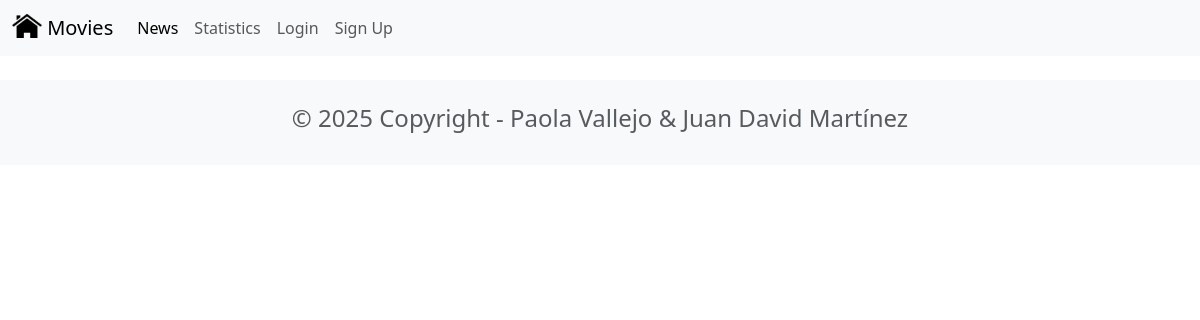
The page /news/ on the database as committed earlier.
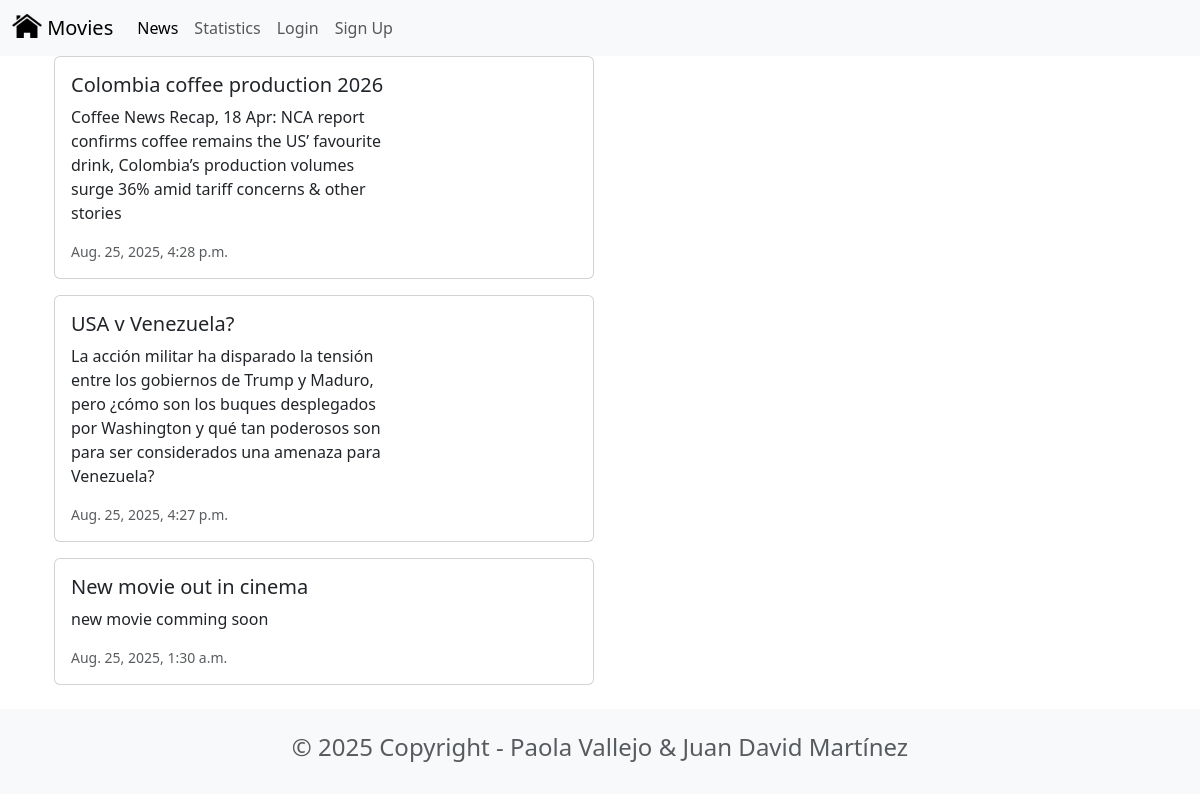
The same page on the database as committed later.
### news/models.py (models this page shows, shortened)
class News(models.Model):
    headline = models.CharField(max_length=200)
    body = models.TextField()
    date = models.DateTimeField()

### news/views.py (the view)
# urls.py: path('news/', include('news.urls',)),
def news(request):
    newss = News.objects.all().order_by('-date')
    return render(request, 'news.html', {'newss': newss})

### news/templates/news.html
{% extends 'base.html' %}
{% block content %}
<div class="container">
    {% for news in newss %}
    <div class="card mb-3" style="max-width: 540px;">
         <div class="row g-0">
            <div class="col-md-8">
                <div class="card-body">
                    <h5 class="card-title">{{ news.headline }}</h5>
                    <p class="card-text">{{ news.body }}</p>
                    <p class="card-text"><small class="text-muted"> {{ news.date }} </small></p>
                </div>
            </div>
        </div>
    </div>
{% endfor %}
</div>
{% endblock content %}

### moviereviews/templates/base.html (shortened to what this page needs)
<head>
    <link href="https://cdn.jsdelivr.net/npm/bootstrap@5.3.7/dist/css/bootstrap.min.css" rel="stylesheet">
</head>
<nav class="navbar navbar-expand-lg bg-body-tertiary">
  <div class="container-fluid">
    <a class="navbar-brand" href="{% url 'home' %}">
      {% load static %}
      <img src="{% static 'images/home.png' %}" alt="" width="30" height="24" class="d-inline-block align-text-top">
      Movies
    </a>
    <div class="collapse navbar-collapse" id="navbarSupportedContent">
      <ul class="navbar-nav me-auto mb-2 mb-lg-0">
        <li class="nav-item">
          <a class="nav-link active" aria-current="page" href="{% url 'news' %}">News</a>
        </li>
        <li class="nav-item">
          <a class="nav-link" href="{% url 'statistics' %}">Statistics</a>
        <li class="nav-item">
          <a class="nav-link" href="#">Login</a>
        </li>
        <li class="nav-item">
          <a class="nav-link" href="#">Sign Up</a>
        </li>
      </ul>
    </div>
  </div>
</nav>
<div class="container">
    {% block content %}
    {% endblock content %}
</div>
<footer class="text-center text-lg-start bg-light text-muted mt-4">
  <div class="container">
    <div class="row">
      <div class="text-center p-4">
        <h4>© 2025 Copyright - Paola Vallejo & Juan David Martínez</h4>
      </div>
    </div>
  </div>
</footer>

Rows that differ between the two databases and show on the page:
added News: headline "Colombia coffee production 2026", body "Coffee News Recap, 18 Apr: NCA report confirms coffee remains the US’ favourite drink, Colombia’s production volumes surge 36% amid tariff concerns & other stories", date "Aug. 25, 2025, 4:28 p.m."
added News: headline "USA v Venezuela?", body "La acción militar ha disparado la tensión entre los gobiernos de Trump y Maduro, pero ¿cómo son los buques desplegados por Washington y qué tan poderosos son para ser considerados una amenaza para Venezuela?", date "Aug. 25, 2025, 4:27 p.m."
added News: headline "New movie out in cinema", body "new movie comming soon", date "Aug. 25, 2025, 1:30 a.m."
